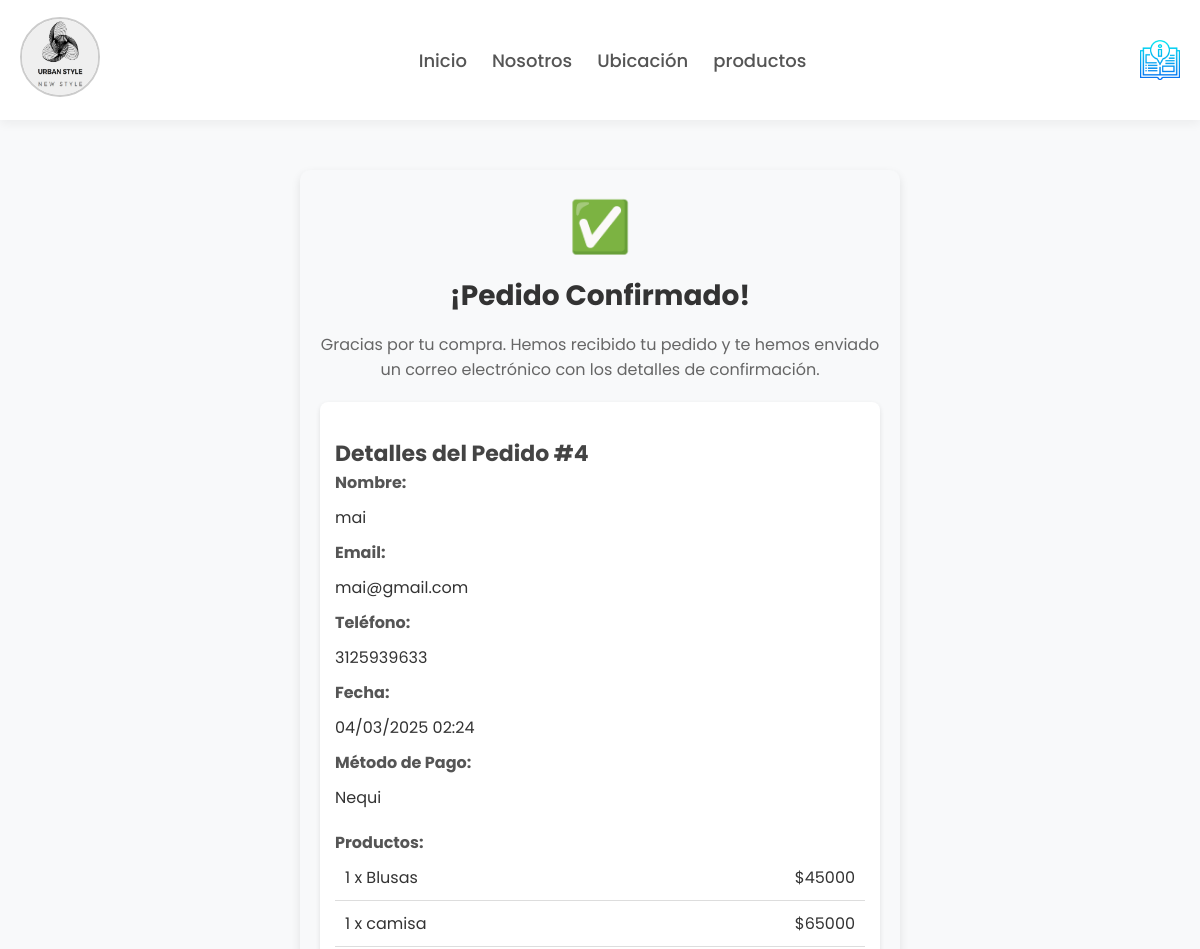
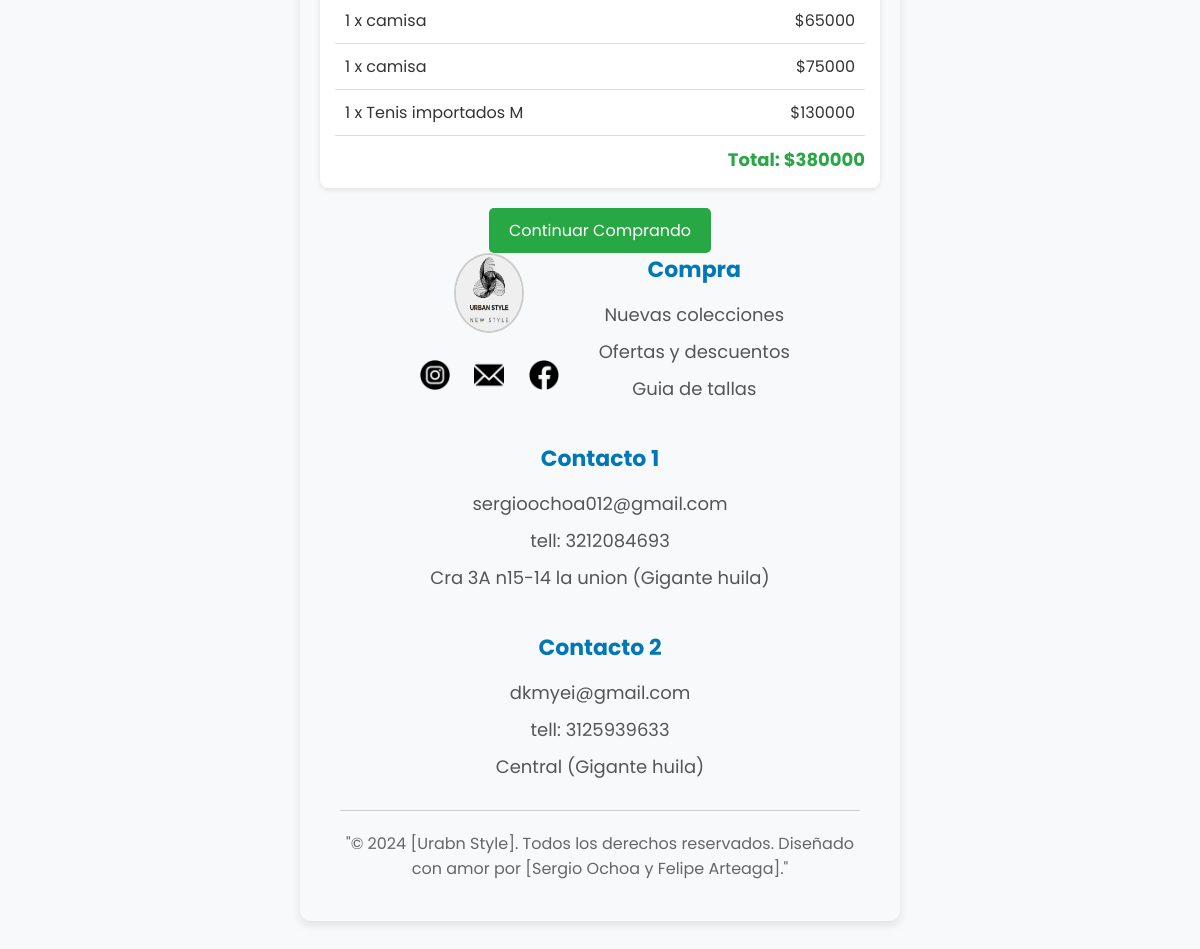
Page /confirmac/4/ on the committed database (2 pictures, top to bottom).
### productos/models.py (models this page shows, shortened)
class Orden(models.Model):
    usuario = models.ForeignKey(User, on_delete=models.CASCADE, null=True, blank=True)
    nombre = models.CharField(max_length=200)
    email = models.EmailField()
    telefono = models.CharField(max_length=20)
    sesion_id = models.CharField(max_length=100, null=True, blank=True)
    total = models.DecimalField(max_digits=10, decimal_places=0)
    metodo_pago = models.CharField(
        max_length=20,
        choices=[('nequi', 'Nequi'), ('bancolombia', 'Bancolombia')]
    )
    pagado = models.BooleanField(default=False)
    fecha_creacion = models.DateTimeField(auto_now_add=True)

class OrdenItem(models.Model):
    orden = models.ForeignKey(Orden, related_name='items', on_delete=models.CASCADE)
    producto = models.ForeignKey("Producto", on_delete=models.CASCADE)
    precio = models.DecimalField(max_digits=10, decimal_places=0)
    cantidad = models.IntegerField(default=1)
    def subtotal(self):
        return self.precio * self.cantidad

class Producto(models.Model):
    nombre = models.CharField(max_length=200)
    descripcion = models.TextField()
    precio = models.DecimalField(max_digits=10, decimal_places=0)
    foto = models.ImageField(upload_to='productos/')
    fecha_creacion = models.DateField(auto_now_add=True)

### productos/views.py (the view)
# urls.py: path('confirmac/<int:orden_id>/', views.confirmacion, name='confirmar'),
def confirmacion(request, orden_id):
    try:
        if request.user.is_authenticated:
            orden = Orden.objects.get(id=orden_id, usuario=request.user)
        else:
            orden = Orden.objects.get(id=orden_id, sesion_id=request.session.session_key)
        items = OrdenItem.objects.filter(orden=orden)
        return render(request, 'confirmacion.html', {
            'orden': orden,
            'items': items
        })
    except Orden.DoesNotExist:
        messages.error(request, "Orden no encontrada")
        return redirect('productos')

### productos/templates/confirmacion.html (shortened to what this page needs)
{% extends 'base.html' %}
{% load static %}
{% block content %}
<link rel="stylesheet" href="{% static 'tienda/confirmacion.css' %}">
<div class="confirmacion-container">
    <div class="confirmacion-icon">✅</div>
    <h1 class="confirmacion-titulo">¡Pedido Confirmado!</h1>
    <div class="confirmacion-mensaje">
        Gracias por tu compra. Hemos recibido tu pedido y te hemos enviado un correo electrónico con los detalles de confirmación.
    </div>
    <div class="confirmacion-detalles">
        <h2 class="resumen-titulo">Detalles del Pedido #{{ orden.id }}</h2>
        <div class="confirmacion-datos">
            <div>
                <div class="datos-titulo">Nombre:</div>
                <div>{{ orden.nombre }}</div>
            </div>
            <div>
                <div class="datos-titulo">Email:</div>
                <div>{{ orden.email }}</div>
            </div>
            <div>
                <div class="datos-titulo">Teléfono:</div>
                <div>{{ orden.telefono }}</div>
            </div>
            <div>
                <div class="datos-titulo">Fecha:</div>
                <div>{{ orden.fecha_creacion|date:"d/m/Y H:i" }}</div>
            </div>
            <div>
                <div class="datos-titulo">Método de Pago:</div>
                <div>{{ orden.get_metodo_pago_display }}</div>
            </div>
        </div>
        <div class="confirmacion-items">
            <div class="datos-titulo">Productos:</div>
            {% for item in items %}
            <div class="confirmacion-item">
                <div>{{ item.cantidad }} x {{ item.producto.nombre }}</div>
                <div>${{ item.subtotal }}</div>
            </div>
            {% endfor %}
            <div class="confirmacion-total">
                Total: ${{ orden.total }}
            </div>
        </div>
    </div>
    <div class="confirmacion-acciones">
        <a href="{% url 'productos' %}" class="btn btn-success">
            Continuar Comprando
        </a>
    </div>
    <div class="confirmacion-acc
{% endblock %}

### productos/static/tienda/base.css (style rules this page uses)
* { margin: 0; padding: 0; box-sizing: border-box; text-decoration: none; list-style: none; font-family: "Poppins", sans-serif; }
body { background-color: #F8F9FA; color: #333; display: flex; flex-direction: column; min-height: 100vh; }

### productos/static/tienda/confirmacion.css (style rules this page uses)
.confirmacion-container { max-width: 600px; margin: 50px auto; padding: 20px; text-align: center; background-color: #f8f9fa; border-radius: 10px; box-shadow: 0px 4px 10px rgba(0, 0, 0, 0.1); }
.confirmacion-icon { font-size: 50px; color: #28a745; margin-bottom: 10px; }
.confirmacion-titulo { font-size: 28px; font-weight: bold; color: #333; }
.resumen-titulo { font-size: 22px; font-weight: bold; margin-top: 20px; color: #444; }
.confirmacion-mensaje { font-size: 16px; color: #666; margin: 15px 0; }
.confirmacion-detalles { text-align: left; margin-top: 20px; background: #fff; padding: 15px; border-radius: 8px; box-shadow: 0px 2px 5px rgba(0, 0, 0, 0.1); }
.confirmacion-datos div { margin-bottom: 10px; }
.datos-titulo { font-weight: bold; color: #555; }
.confirmacion-items { margin-top: 20px; }
.confirmacion-item { display: flex; justify-content: space-between; padding: 10px; border-bottom: 1px solid #ddd; }
.confirmacion-total { font-size: 18px; font-weight: bold; color: #28a745; text-align: right; margin-top: 10px; }
.confirmacion-acciones { margin-top: 20px; }
.btn-success { display: inline-block; padding: 10px 20px; background-color: #28a745; color: white; text-decoration: none; border-radius: 5px; transition: background 0.3s ease; }

### rows in the picture
Orden: id "4", nombre "mai", email "mai@gmail.com", telefono "3125939633", fecha_creacion "04/03/2025 02:24", metodo_pago "Nequi", total "380000"
OrdenItem: cantidad "1", producto.nombre "Blusas", subtotal "45000"
OrdenItem: cantidad "1", producto.nombre "camisa", subtotal "65000"
OrdenItem: cantidad "1", producto.nombre "camisa", subtotal "65000"
OrdenItem: cantidad "1", producto.nombre "camisa", subtotal "75000"
OrdenItem: cantidad "1", producto.nombre "Tenis importados M", subtotal "130000"
